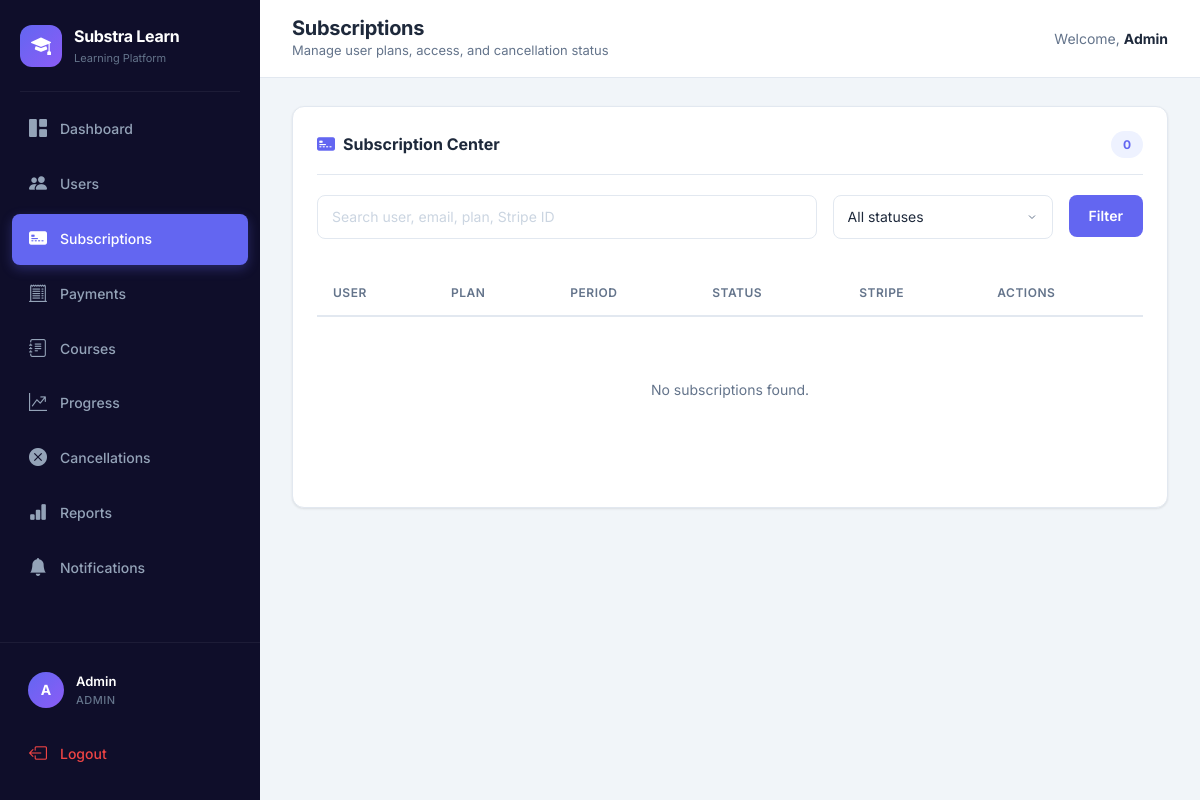
The page /admin/subscriptions (signed in) on the database as committed earlier.
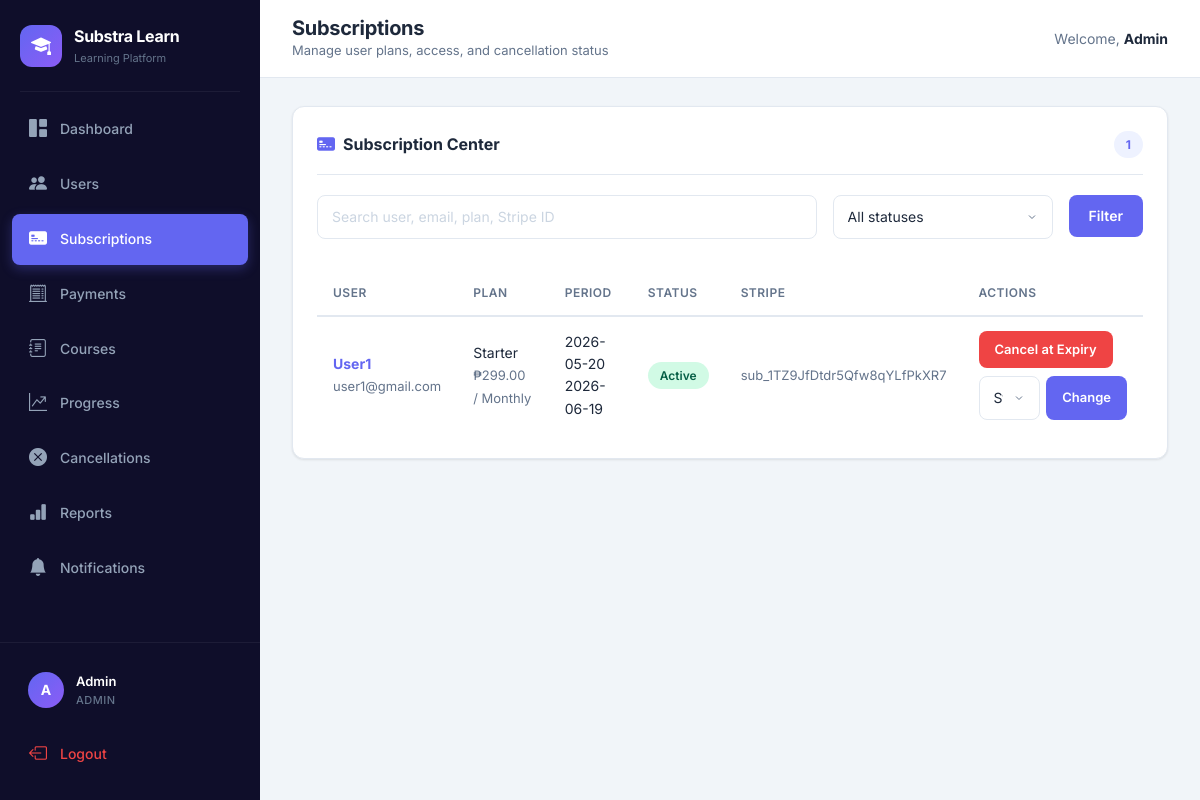
The same page on the database as committed later.
### tables this page shows
CREATE TABLE subscriptions (
    id INTEGER PRIMARY KEY AUTOINCREMENT,
    user_id INTEGER NOT NULL,
    plan_id INTEGER NOT NULL,
    start_date TEXT NOT NULL,
    end_date TEXT NOT NULL,
    status TEXT DEFAULT 'active',
    stripe_customer_id TEXT DEFAULT '',
    stripe_subscription_id TEXT DEFAULT '',
    checkout_session_id TEXT DEFAULT '',
    created_at TEXT DEFAULT (datetime('now')),
    FOREIGN KEY (user_id) REFERENCES users(id),
    FOREIGN KEY (plan_id) REFERENCES plans(id)
);

CREATE TABLE users (
    id INTEGER PRIMARY KEY AUTOINCREMENT,
    name TEXT NOT NULL,
    email TEXT UNIQUE NOT NULL,
    password TEXT NOT NULL,
    role TEXT DEFAULT 'user',
    status TEXT DEFAULT 'active',
    university TEXT DEFAULT '',
    email_verified INTEGER DEFAULT 1,
    created_at TEXT DEFAULT (datetime('now'))
);

CREATE TABLE plans (
    id INTEGER PRIMARY KEY AUTOINCREMENT,
    name TEXT NOT NULL,
    description TEXT DEFAULT '',
    price REAL NOT NULL,
    billing_cycle TEXT NOT NULL,
    stripe_price_id TEXT DEFAULT '',
    status TEXT DEFAULT 'active',
    trial_days INTEGER DEFAULT 0,
    created_at TEXT DEFAULT (datetime('now'))
);

### app.py (the view)
@app.route("/admin/subscriptions")
@admin_required
def admin_subscriptions():
    q = request.args.get("q", "").strip(); status = request.args.get("status", ""); conn = get_db()
    sql = """SELECT s.*, u.name as user_name, u.email, p.name as plan_name, p.price, p.billing_cycle FROM subscriptions s JOIN users u ON s.user_id=u.id JOIN plans p ON s.plan_id=p.id WHERE 1=1"""; params=[]
    if q: sql += " AND (u.name LIKE ? OR u.email LIKE ? OR p.name LIKE ? OR s.stripe_subscription_id LIKE ?)"; params.extend([f"%{q}%", f"%{q}%", f"%{q}%", f"%{q}%"])
    if status: sql += " AND s.status=?"; params.append(status)
    sql += " ORDER BY s.id DESC"; subscriptions = conn.execute(sql, params).fetchall(); plans = conn.execute("SELECT * FROM plans WHERE status='active' ORDER BY price").fetchall(); conn.close()
    return render_template("admin_subscriptions.html", subscriptions=subscriptions, plans=plans, q=q, status=status)

### app.py (called while the page is built)
def get_db():
    conn = sqlite3.connect(os.getenv("DATABASE_PATH", DB_PATH), timeout=10)
    conn.row_factory = sqlite3.Row
    conn.execute("PRAGMA journal_mode=WAL")
    conn.execute("PRAGMA busy_timeout=10000")
    conn.execute("PRAGMA foreign_keys=ON")
    return conn

def get_csrf_token():
    if "_csrf_token" not in session:
        session["_csrf_token"] = secrets.token_urlsafe(32)
    return session["_csrf_token"]

@app.context_processor
def inject_helpers():
    def csrf_field():
        return Markup(f'<input type="hidden" name="csrf_token" value="{escape(get_csrf_token())}">')
    return {"csrf_token": get_csrf_token, "csrf_field": csrf_field}

@app.before_request
def protect_posts():
    if request.method != "POST" or request.endpoint == "stripe_webhook":
        return
    sent = request.form.get("csrf_token", "")
    expected = session.get("_csrf_token", "")
    if not expected or not hmac.compare_digest(sent, expected):
        abort(400, "Invalid CSRF token")

### templates/admin_subscriptions.html (shortened to what this page needs)
{% extends "base.html" %}
{% block page_title %}Subscriptions{% endblock %}
{% block page_subtitle %}Manage user plans, access, and cancellation status{% endblock %}
{% block content %}
<div class="content-card">
    <div class="card-header-custom">
        <h2 class="card-title"><i class="bi bi-credit-card-2-front-fill"></i> Subscription Center</h2><span
            class="badge-count">{{ subscriptions|length }}</span>
    </div>
    <form class="form-row" method="GET" style="margin-bottom:16px;">
        <div class="form-group"><input name="q" class="form-input" value="{{ q }}"
                placeholder="Search user, email, plan, Stripe ID"></div>
        <div class="form-group" style="max-width:220px;"><select name="status" class="form-input">
                <option value="">All statuses</option>
            </select></div><button class="btn-custom btn-primary-custom" style="height:42px;">Filter</button>
    </form>
    <div class="table-wrapper">
        <table class="table-custom">
            <thead>
                <tr>
                    <th>User</th>
                    <th>Plan</th>
                    <th>Period</th>
                    <th>Status</th>
                    <th>Stripe</th>
                    <th>Actions</th>
                </tr>
            </thead>
            <tbody>{% for s in subscriptions %}<tr>
                    <td><strong><a href="/admin/user/{{ s['user_id'] }}">{{ s['user_name'] }}</a></strong><br><span
                            class="text-muted-custom">{{ s['email'] }}</span></td>
                    <td>{{ s['plan_name'] }}<br><span class="text-muted-custom">₱{{ "%.2f"|format(s['price']) }} / {{
                            s['billing_cycle'] }}</span></td>
                    <td>{{ s['start_date'] }}<br>{{ s['end_date'] }}</td>
                    <td><span
                            class="badge-status {% if s['status']=='active' %}badge-active{% elif s['status']=='canceling' %}badge-pending{% else %}badge-expired{% endif %}">{{
                            s['status']|title }}</span></td>
                    <td><span class="text-muted-custom">{{ s['stripe_subscription_id'] or 'Manual/local' }}</span></td>
                    <td>
                        <div class="action-btns" style="flex-wrap:wrap;">
                            <form method="POST" action="/admin/subscription/{{ s['id'] }}/cancel"
                                onsubmit="return confirmSubmit('Cancel at subscription expiration date?')">{{ csrf_field()|safe }}<input
                                    type="hidden" name="mode" value="immediate"><button
                                    class="btn-custom btn-danger-custom btn-sm">Cancel at Expiry</button></form>
                        </div>
                        <form method="POST" action="/admin/subscription/{{ s['id'] }}/change_plan" class="form-row"
                            style="margin-top:8px; gap:6px;">{{ csrf_field()|safe }}<select name="plan_id"
                                class="form-input">{% for p in plans %}<option value="{{ p['id'] }}" {% if
                                    p['id']==s['plan_id'] %}selected{% endif %}>{{ p['name'] }}</option>{% endfor
                                %}</select><button class="btn-custom btn-primary-custom btn-sm">Change</button></form>
                    </td>
                </tr>{% else %}<tr>
                    <td colspan="6">
                        <div class="empty-state">
                            <p>No subscriptions found.</p>
                        </div>
                    </td>
                </tr>{% endfor %}</tbody>
        </table>
    </div>
</div>
{% endblock %}

Rows that differ between the two databases and show on the page:
added subscriptions: user_name "User1", email "user1@gmail.com", plan_name "Starter", billing_cycle "Monthly", start_date "2026-05-20", end_date "2026-06-19", status "Active", stripe_subscription "sub_1TZ9JfDtdr5Qfw8qYLfPkXR7", plan_id "Starter"
now on this page (row edited): plans: price "299.00"
Other text that changed with them:
{{ subscriptions|length }}: "0" → "1"
text no longer shown: "No subscriptions found."
